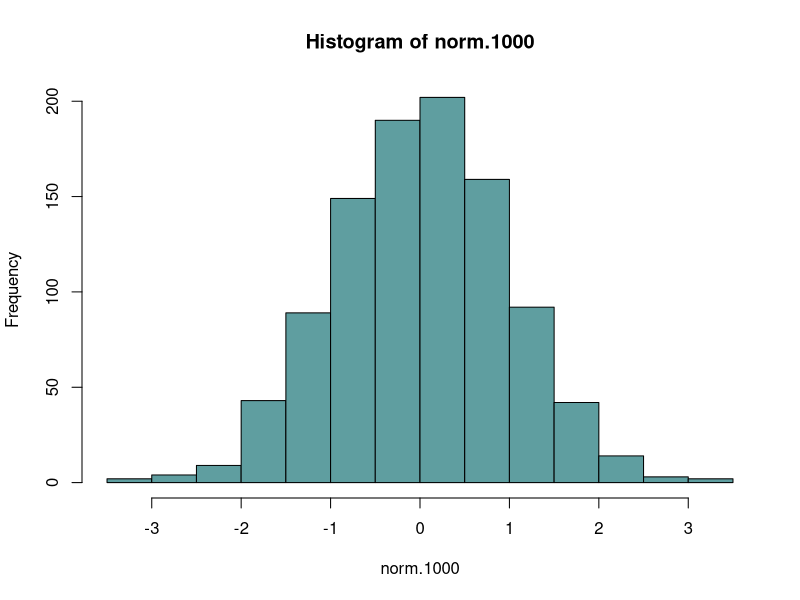

The R script that drew this image:
## ---- chunk 1
knitr::opts_chunk$set(echo = TRUE)
## ---- chunk 2
runif(1)
## ---- chunk 3
rn.12 <- runif(12)
rn.12
## ---- chunk 4
runif(6, min=1, max=10)
## ---- chunk 5
# Simulate 10 dice rolls
ceiling(runif(10)*6)
## ---- chunk 6
# Not correct
ceiling(runif(10, 1, 6))
## ---- chunk 7
# Correct, but confusing
ceiling(runif(10, 0, 6))
## ---- chunk 8
# The expect mean of the default uniform distribution is 1/2.
#  As sample sizes get bigger, observed means should get closer
#  to expected means.
mean(runif(2))

mean(runif(10))

mean(runif(100))

mean(runif(10000))
## ---- chunk 9
# Set the seed
set.seed(42)

# "Randomly" generate 0.914806
runif(1)
## ---- chunk 10
# Set the seed based on the system clock
set.seed(as.integer(Sys.time()))

# Once generated 0.4623988
runif(1)
## ---- chunk 11
# p is the probability of success, default to 1/2
rbern <- function(n, p=0.5){
    return (ceiling(runif(n) - (1-p)))
}

# Get 10 coin flips, 1 = heads, 0 = tails
flips <- rbern(10)
flips

# Simulate a weighted coin
flips.1000 <- rbern(1000, p=.7)

# Since our values are 1 and 0, the proportion of 
#  successes can be calculated by the mean.
mean(flips.1000)
## ---- chunk 12
rbinom(1, size=1000, p=.7)
## ---- chunk 13
# Generate 1000 random values from a standard normal distribution
norm.1000 <- rnorm(1000)

# A histogram should produce a nice normal shape
hist(norm.1000, breaks=10, col="cadetblue")
